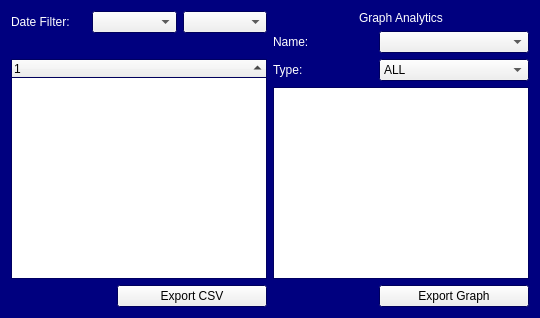
      <widget class="QWidget" name="present_tab">
       <property name="palette">
        <palette>
         <active>
          <colorrole role="Base">
           <brush brushstyle="SolidPattern">
            <color alpha="255">
             <red>255</red>
             <green>255</green>
             <blue>255</blue>
            </color>
           </brush>
          </colorrole>
          <colorrole role="Window">
           <brush brushstyle="SolidPattern">
            <color alpha="255">
             <red>0</red>
             <green>0</green>
             <blue>127</blue>
            </color>
           </brush>
          </colorrole>
         </active>
         <inactive>
          <colorrole role="Base">
           <brush brushstyle="SolidPattern">
            <color alpha="255">
             <red>255</red>
             <green>255</green>
             <blue>255</blue>
            </color>
           </brush>
          </colorrole>
          <colorrole role="Window">
           <brush brushstyle="SolidPattern">
            <color alpha="255">
             <red>0</red>
             <green>0</green>
             <blue>127</blue>
            </color>
           </brush>
          </colorrole>
         </inactive>
         <disabled>
          <colorrole role="Base">
           <brush brushstyle="SolidPattern">
            <color alpha="255">
             <red>0</red>
             <green>0</green>
             <blue>127</blue>
            </color>
           </brush>
          </colorrole>
          <colorrole role="Window">
           <brush brushstyle="SolidPattern">
            <color alpha="255">
             <red>0</red>
             <green>0</green>
             <blue>127</blue>
            </color>
           </brush>
          </colorrole>
         </disabled>
        </palette>
       </property>
       <property name="autoFillBackground">
        <bool>true</bool>
       </property>
       <attribute name="title">
        <string>PRESENTATIONS</string>
       </attribute>
       <layout class="QGridLayout" name="gridLayout_2">
        <item row="1" column="0">
         <layout class="QHBoxLayout" name="horizontalLayout_17">
          <item>
           <spacer name="horizontalSpacer_3">
            <property name="orientation">
             <enum>Qt::Horizontal</enum>
            </property>
            <property name="sizeHint" stdset="0">
             <size>
              <width>40</width>
              <height>20</height>
             </size>
            </property>
           </spacer>
          </item>
          <item>
           <widget class="QPushButton" name="btnExportCSVPres">
            <property name="minimumSize">
             <size>
              <width>150</width>
              <height>0</height>
             </size>
            </property>
            <property name="text">
             <string>Export CSV</string>
            </property>
           </widget>
          </item>
         </layout>
        </item>
        <item row="0" column="0">
         <layout class="QVBoxLayout" name="verticalLayout_9">
          <item>
           <layout class="QHBoxLayout" name="horizontalLayout_8">
            <item>
             <widget class="QLabel" name="date_filter_lbl_pres">
              <property name="minimumSize">
               <size>
                <width>75</width>
                <height>0</height>
               </size>
              </property>
              <property name="maximumSize">
               <size>
                <width>75</width>
                <height>16777215</height>
               </size>
              </property>
              <property name="palette">
               <palette>
                <active>
                 <colorrole role="WindowText">
                  <brush brushstyle="SolidPattern">
                   <color alpha="255">
                    <red>255</red>
                    <green>255</green>
                    <blue>255</blue>
                   </color>
                  </brush>
                 </colorrole>
                </active>
                <inactive>
                 <colorrole role="WindowText">
                  <brush brushstyle="SolidPattern">
                   <color alpha="255">
                    <red>255</red>
                    <green>255</green>
                    <blue>255</blue>
                   </color>
                  </brush>
                 </colorrole>
                </inactive>
                <disabled>
                 <colorrole role="WindowText">
                  <brush brushstyle="SolidPattern">
                   <color alpha="255">
                    <red>120</red>
                    <green>120</green>
                    <blue>120</blue>
                   </color>
                  </brush>
                 </colorrole>
                </disabled>
               </palette>
              </property>
              <property name="text">
               <string>Date Filter:</string>
              </property>
             </widget>
            </item>
            <item>
             <widget class="QComboBox" name="start_date_combo_pres"/>
            </item>
            <item>
             <widget class="QComboBox" name="end_date_combo_pres">
              <property name="minimumSize">
               <size>
                <width>0</width>
                <height>0</height>
               </size>
              </property>
             </widget>
            </item>
           </layout>
          </item>
          <item>
           <widget class="QLabel" name="domain_lbl_pres">
            <property name="palette">
             <palette>
              <active>
               <colorrole role="WindowText">
                <brush brushstyle="SolidPattern">
                 <color alpha="255">
                  <red>255</red>
                  <green>255</green>
                  <blue>255</blue>
                 </color>
                </brush>
               </colorrole>
              </active>
              <inactive>
               <colorrole role="WindowText">
                <brush brushstyle="SolidPattern">
                 <color alpha="255">
                  <red>255</red>
                  <green>255</green>
                  <blue>255</blue>
                 </color>
                </brush>
               </colorrole>
              </inactive>
              <disabled>
               <colorrole role="WindowText">
                <brush brushstyle="SolidPattern">
                 <color alpha="255">
                  <red>120</red>
                  <green>120</green>
                  <blue>120</blue>
                 </color>
                </brush>
               </colorrole>
              </disabled>
             </palette>
            </property>
            <property name="text">
             <string/>
            </property>
            <property name="alignment">
             <set>Qt::AlignCenter</set>
            </property>
           </widget>
          </item>
          <item>
           <widget class="QTreeWidget" name="tree_list_pres">
            <property name="sortingEnabled">
             <bool>true</bool>
            </property>
            <column>
             <property name="text">
              <string notr="true">1</string>
             </property>
            </column>
           </widget>
          </item>
         </layout>
        </item>
        <item row="0" column="1" rowspan="2">
         <layout class="QVBoxLayout" name="verticalLayout_7">
          <item>
           <widget class="QLabel" name="graph_lbl_pres">
            <property name="palette">
             <palette>
              <active>
               <colorrole role="WindowText">
                <brush brushstyle="SolidPattern">
                 <color alpha="255">
                  <red>255</red>
                  <green>255</green>
                  <blue>255</blue>
                 </color>
                </brush>
               </colorrole>
              </active>
              <inactive>
               <colorrole role="WindowText">
                <brush brushstyle="SolidPattern">
                 <color alpha="255">
                  <red>255</red>
                  <green>255</green>
                  <blue>255</blue>
                 </color>
                </brush>
               </colorrole>
              </inactive>
              <disabled>
               <colorrole role="WindowText">
                <brush brushstyle="SolidPattern">
                 <color alpha="255">
                  <red>120</red>
                  <green>120</green>
                  <blue>120</blue>
                 </color>
                </brush>
               </colorrole>
              </disabled>
             </palette>
            </property>
            <property name="text">
             <string>Graph Analytics</string>
            </property>
            <property name="alignment">
             <set>Qt::AlignCenter</set>
            </property>
           </widget>
          </item>
          <item>
           <layout class="QHBoxLayout" name="horizontalLayout_4">
            <item>
             <widget class="QLabel" name="name_lbl_pres">
              <property name="maximumSize">
               <size>
                <width>100</width>
                <height>40</height>
               </size>
              </property>
              <property name="palette">
               <palette>
                <active>
                 <colorrole role="WindowText">
                  <brush brushstyle="SolidPattern">
                   <color alpha="255">
                    <red>255</red>
                    <green>255</green>
                    <blue>255</blue>
                   </color>
                  </brush>
                 </colorrole>
                </active>
                <inactive>
                 <colorrole role="WindowText">
                  <brush brushstyle="SolidPattern">
                   <color alpha="255">
                    <red>255</red>
                    <green>255</green>
                    <blue>255</blue>
                   </color>
                  </brush>
                 </colorrole>
                </inactive>
                <disabled>
                 <colorrole role="WindowText">
                  <brush brushstyle="SolidPattern">
                   <color alpha="255">
                    <red>120</red>
                    <green>120</green>
                    <blue>120</blue>
                   </color>
                  </brush>
                 </colorrole>
                </disabled>
               </palette>
              </property>
              <property name="text">
               <string>Name:</string>
              </property>
             </widget>
            </item>
            <item>
             <widget class="QComboBox" name="name_combo_pres">
              <property name="currentIndex">
               <number>-1</number>
              </property>
             </widget>
            </item>
           </layout>
          </item>
          <item>
           <layout class="QHBoxLayout" name="horizontalLayout_5">
            <item>
             <widget class="QLabel" name="type_lbl_pres">
              <property name="maximumSize">
               <size>
                <width>100</width>
                <height>40</height>
               </size>
              </property>
              <property name="palette">
               <palette>
                <active>
                 <colorrole role="WindowText">
                  <brush brushstyle="SolidPattern">
                   <color alpha="255">
                    <red>255</red>
                    <green>255</green>
                    <blue>255</blue>
                   </color>
                  </brush>
                 </colorrole>
                </active>
                <inactive>
                 <colorrole role="WindowText">
                  <brush brushstyle="SolidPattern">
                   <color alpha="255">
                    <red>255</red>
                    <green>255</green>
                    <blue>255</blue>
                   </color>
                  </brush>
                 </colorrole>
                </inactive>
                <disabled>
                 <colorrole role="WindowText">
                  <brush brushstyle="SolidPattern">
                   <color alpha="255">
                    <red>120</red>
                    <green>120</green>
                    <blue>120</blue>
                   </color>
                  </brush>
                 </colorrole>
                </disabled>
               </palette>
              </property>
              <property name="text">
               <string>Type:</string>
              </property>
             </widget>
            </item>
            <item>
             <widget class="QComboBox" name="type_combo_pres">
              <item>
               <property name="text">
                <string>ALL</string>
               </property>
              </item>
             </widget>
            </item>
           </layout>
          </item>
          <item>
           <widget class="QGraphicsView" name="graph_area_pres">
            <property name="enabled">
             <bool>true</bool>
            </property>
           </widget>
          </item>
          <item>
           <layout class="QHBoxLayout" name="horizontalLayout_23">
            <item>
             <spacer name="horizontalSpacer_6">
              <property name="orientation">
               <enum>Qt::Horizontal</enum>
              </property>
              <property name="sizeHint" stdset="0">
               <size>
                <width>40</width>
                <height>20</height>
               </size>
              </property>
             </spacer>
            </item>
            <item>
             <widget class="QPushButton" name="btnExportGraphPres">
              <property name="minimumSize">
               <size>
                <width>150</width>
                <height>0</height>
               </size>
              </property>
              <property name="text">
               <string>Export Graph</string>
              </property>
             </widget>
            </item>
           </layout>
          </item>
         </layout>
        </item>
       </layout>
      </widget>
